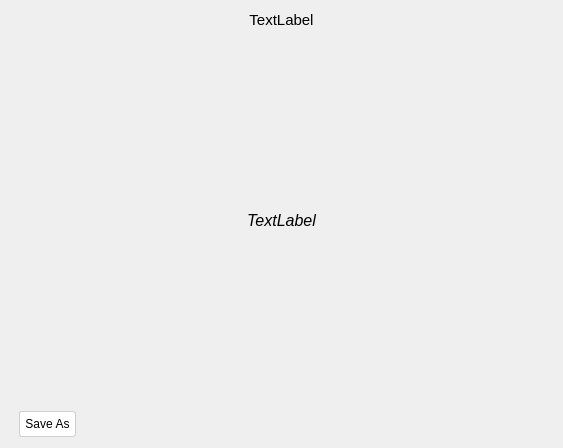
<?xml version="1.0" encoding="UTF-8"?>
<ui version="4.0">
 <class>ViewFile</class>
 <widget class="QWidget" name="ViewFile">
  <property name="geometry">
   <rect>
    <x>0</x>
    <y>0</y>
    <width>563</width>
    <height>448</height>
   </rect>
  </property>
  <property name="maximumSize">
   <size>
    <width>16777215</width>
    <height>16777215</height>
   </size>
  </property>
  <property name="windowTitle">
   <string>Diary App</string>
  </property>
  <layout class="QVBoxLayout" name="verticalLayout">
   <item>
    <widget class="QLabel" name="label">
     <property name="font">
      <font>
       <pointsize>11</pointsize>
      </font>
     </property>
     <property name="text">
      <string>TextLabel</string>
     </property>
     <property name="alignment">
      <set>Qt::AlignCenter</set>
     </property>
    </widget>
   </item>
   <item>
    <widget class="QStackedWidget" name="stackedWidget">
     <property name="currentIndex">
      <number>2</number>
     </property>
     <widget class="QWidget" name="page">
      <layout class="QVBoxLayout" name="verticalLayout_2">
       <item>
        <widget class="QTextBrowser" name="textBrowser">
         <property name="styleSheet">
          <string notr="true">background: white;
border: 1px solid white;</string>
         </property>
        </widget>
       </item>
      </layout>
     </widget>
     <widget class="QWidget" name="page_2">
      <layout class="QVBoxLayout" name="verticalLayout_3">
       <item>
        <widget class="QLabel" name="label_2">
         <property name="text">
          <string>TextLabel</string>
         </property>
         <property name="alignment">
          <set>Qt::AlignCenter</set>
         </property>
        </widget>
       </item>
      </layout>
     </widget>
     <widget class="QWidget" name="page_3">
      <layout class="QVBoxLayout" name="verticalLayout_4">
       <item>
        <widget class="QLabel" name="label_3">
         <property name="font">
          <font>
           <pointsize>12</pointsize>
           <italic>true</italic>
          </font>
         </property>
         <property name="styleSheet">
          <string notr="true"/>
         </property>
         <property name="text">
          <string>TextLabel</string>
         </property>
         <property name="alignment">
          <set>Qt::AlignCenter</set>
         </property>
        </widget>
       </item>
      </layout>
     </widget>
    </widget>
   </item>
   <item>
    <layout class="QHBoxLayout" name="horizontalLayout">
     <item>
      <spacer name="horizontalSpacer_2">
       <property name="orientation">
        <enum>Qt::Horizontal</enum>
       </property>
       <property name="sizeType">
        <enum>QSizePolicy::Fixed</enum>
       </property>
       <property name="sizeHint" stdset="0">
        <size>
         <width>8</width>
         <height>20</height>
        </size>
       </property>
      </spacer>
     </item>
     <item>
      <widget class="QPushButton" name="pushButton">
       <property name="cursor">
        <cursorShape>PointingHandCursor</cursorShape>
       </property>
       <property name="styleSheet">
        <string notr="true">QPushButton{
background-color: white; 
border-radius: 3px; 
border: 1px solid  rgb(209, 207, 203);
padding-left: 5px;
padding-right: 5px;
padding-top: 5px;
padding-bottom: 5px;
}

:hover{background: #dedcd7;}</string>
       </property>
       <property name="text">
        <string>Save As</string>
       </property>
      </widget>
     </item>
     <item>
      <spacer name="horizontalSpacer">
       <property name="orientation">
        <enum>Qt::Horizontal</enum>
       </property>
       <property name="sizeHint" stdset="0">
        <size>
         <width>40</width>
         <height>20</height>
        </size>
       </property>
      </spacer>
     </item>
    </layout>
   </item>
  </layout>
 </widget>
 <resources/>
 <connections/>
</ui>
